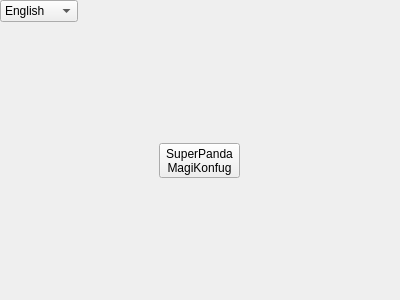
<?xml version="1.0" encoding="UTF-8"?>
<ui version="4.0">
 <class>MainWindow</class>
 <widget class="QMainWindow" name="MainWindow">
  <property name="geometry">
   <rect>
    <x>0</x>
    <y>0</y>
    <width>400</width>
    <height>300</height>
   </rect>
  </property>
  <property name="windowTitle">
   <string>Super Panda</string>
  </property>
  <property name="windowIcon">
   <iconset resource="icons.qrc">
    <normaloff>:/Icons/Icons/SuperPanda.png</normaloff>:/Icons/Icons/SuperPanda.png</iconset>
  </property>
  <widget class="QWidget" name="centralwidget">
   <layout class="QVBoxLayout" name="verticalLayout" stretch="0,20">
    <property name="spacing">
     <number>0</number>
    </property>
    <property name="leftMargin">
     <number>0</number>
    </property>
    <property name="topMargin">
     <number>0</number>
    </property>
    <property name="rightMargin">
     <number>0</number>
    </property>
    <property name="bottomMargin">
     <number>0</number>
    </property>
    <item>
     <widget class="QFrame" name="frame_2">
      <layout class="QHBoxLayout" name="horizontalLayout">
       <property name="spacing">
        <number>0</number>
       </property>
       <property name="leftMargin">
        <number>0</number>
       </property>
       <property name="topMargin">
        <number>0</number>
       </property>
       <property name="rightMargin">
        <number>0</number>
       </property>
       <property name="bottomMargin">
        <number>0</number>
       </property>
       <item>
        <widget class="QComboBox" name="comboBox">
         <item>
          <property name="text">
           <string notr="true">English</string>
          </property>
         </item>
         <item>
          <property name="text">
           <string notr="true">Français</string>
          </property>
         </item>
         <item>
          <property name="text">
           <string notr="true">简体中文</string>
          </property>
         </item>
         <item>
          <property name="text">
           <string notr="true">正體中文</string>
          </property>
         </item>
        </widget>
       </item>
       <item>
        <spacer name="horizontalSpacer">
         <property name="orientation">
          <enum>Qt::Horizontal</enum>
         </property>
         <property name="sizeHint" stdset="0">
          <size>
           <width>40</width>
           <height>20</height>
          </size>
         </property>
        </spacer>
       </item>
       <item>
        <widget class="QPushButton" name="pushButton">
         <property name="toolTip">
          <string>About SuperPanda</string>
         </property>
         <property name="text">
          <string/>
         </property>
         <property name="icon">
          <iconset resource="icons.qrc">
           <normaloff>:/Icons/Icons/help.png</normaloff>:/Icons/Icons/help.png</iconset>
         </property>
         <property name="flat">
          <bool>true</bool>
         </property>
        </widget>
       </item>
      </layout>
     </widget>
    </item>
    <item>
     <widget class="QFrame" name="frame">
      <layout class="QGridLayout" name="gridLayout">
       <item row="0" column="0">
        <widget class="QToolButton" name="toolButton_2">
         <property name="text">
          <string>SuperPanda
MagiKonfug</string>
         </property>
         <property name="icon">
          <iconset resource="icons.qrc">
           <normaloff>:/Icons/Icons/configure.png</normaloff>:/Icons/Icons/configure.png</iconset>
         </property>
         <property name="toolButtonStyle">
          <enum>Qt::ToolButtonTextUnderIcon</enum>
         </property>
        </widget>
       </item>
      </layout>
     </widget>
    </item>
   </layout>
  </widget>
 </widget>
 <resources>
  <include location="icons.qrc"/>
 </resources>
 <connections/>
</ui>
